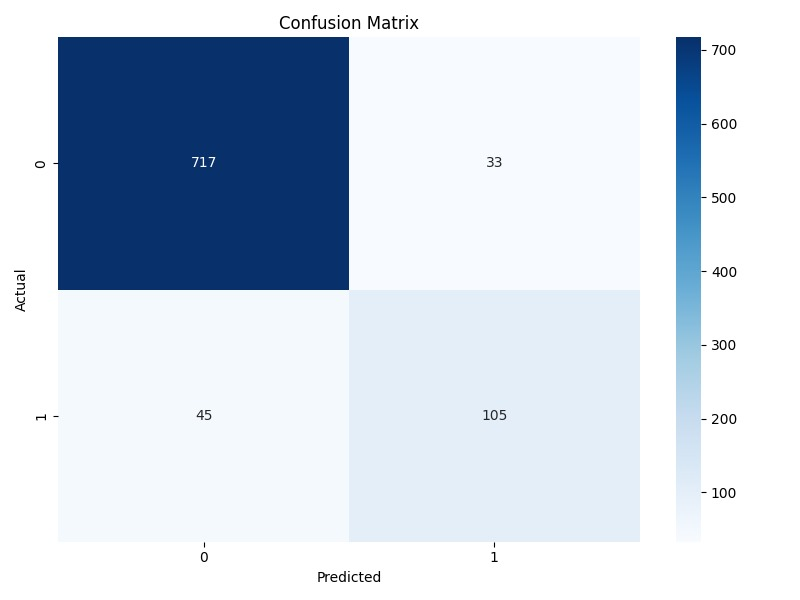
#> input picture hehua.jpeg, 800 x 600 px
$ python grey.py
#> lines starting #> are read from the running program, lines starting #| are printed output that depends on the picture
import cv2

img = cv2.imread('hehua.jpeg')
#> img is the input picture: shape (600, 800, 3); mean B, G, R 228.6, 215.7, 205.5
grey = cv2.cvtColor(img, cv2.COLOR_BGR2GRAY)
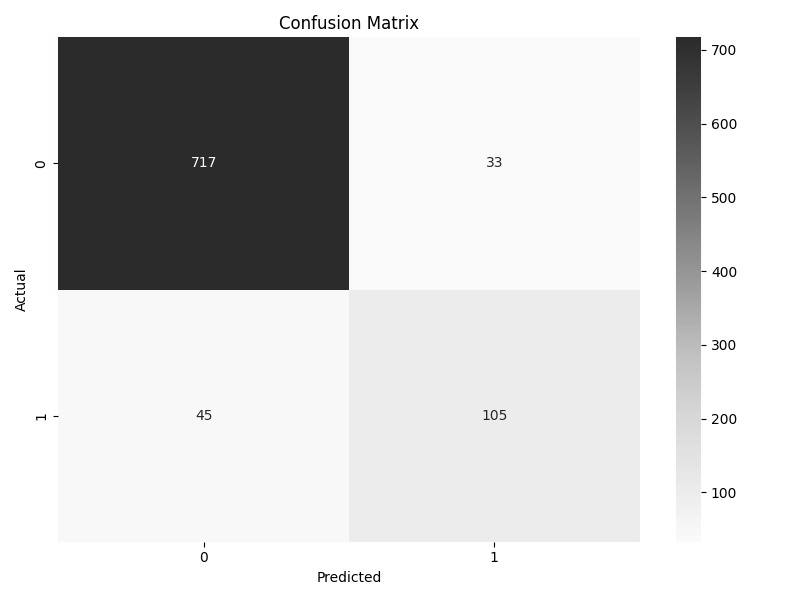
#> grey: shape (600, 800); min 0, max 255, mean 214.2
cv2.imshow('hehua',img)
cv2.imshow('grey',grey)
cv2.imwrite('gray.jpeg',grey)
cv2.waitKey(0)
cv2.destroyAllWindows()
